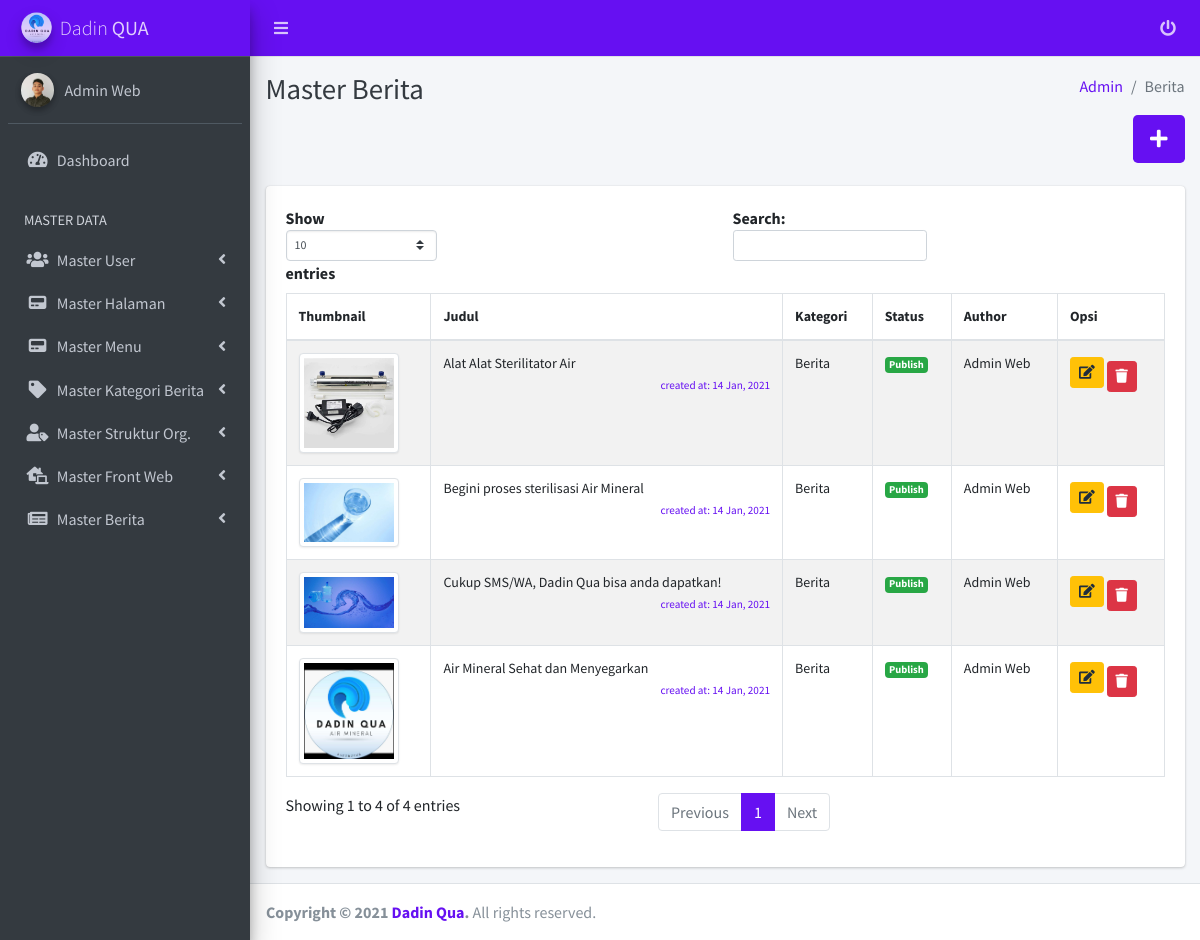
Screenshot of /manage/admin/berita.php (signed in) with the database file from the repository.
### tables this page shows
CREATE TABLE `users` (
  `id` int(11) NOT NULL,
  `username` varchar(255) NOT NULL,
  `password` varchar(255) NOT NULL,
  `nama` varchar(255) NOT NULL,
  `level` int(11) NOT NULL,
  `aktif` int(11) NOT NULL,
  `email` varchar(255) NOT NULL,
  `foto` varchar(255) NOT NULL,
  `created_at` timestamp NOT NULL DEFAULT CURRENT_TIMESTAMP,
  `updated_at` datetime DEFAULT NULL
);

CREATE TABLE `berita` (
  `id_berita` int(11) NOT NULL,
  `gambar` text NOT NULL,
  `slug` varchar(255) NOT NULL,
  `judul` varchar(255) NOT NULL,
  `deskripsi` text NOT NULL,
  `id_kategori` int(11) NOT NULL,
  `created_at` timestamp NOT NULL DEFAULT CURRENT_TIMESTAMP,
  `updated_at` datetime DEFAULT NULL,
  `id_user` int(11) NOT NULL,
  `status` int(11) NOT NULL
);

CREATE TABLE `kategori` (
  `id_kategori` int(11) NOT NULL,
  `kategori` varchar(255) NOT NULL,
  `slug_kategori` varchar(255) NOT NULL,
  `created_at` timestamp NOT NULL DEFAULT CURRENT_TIMESTAMP,
  `updated_at` datetime DEFAULT NULL
);

### manage/admin/berita.php (the view, shortened to what this page needs)
<?php
require '../functions.php';
$q_berita = mysqli_query($conn, "SELECT A.id_berita, A.status, A.judul, A.gambar, A.created_at, B.kategori, C.nama FROM berita A INNER JOIN kategori B ON B.id_kategori = A.id_kategori INNER JOIN users C ON C.id = A.id_user ORDER BY id_berita DESC");
 ?>
<!DOCTYPE html>
<html lang="en">
<head>
  <?php include('inc_head.php'); ?>
</head>
<body class="hold-transition sidebar-mini accent-indigo">
<div class="wrapper">
  <?php include('inc_navbar.php'); ?>
  <?php include('inc_sidebar.php'); ?>
  <div class="content-wrapper">
    <div class="content-header">
      <div class="container-fluid">
        <div class="row mb-2">
          <div class="col-sm-6">
            <h1 class="m-0 text-dark">Master Berita</h1>
          </div>
          <div class="col-sm-6">
            <ol class="breadcrumb float-sm-right">
              <li class="breadcrumb-item"><a href="#">Admin</a></li>
              <li class="breadcrumb-item active">Berita</li>
            </ol>
          </div>
        </div>
        <div class="row mb-2">
        	<div class="col-sm-12 text-right">
        		<a href="berita/add" class="btn bg-indigo btn-lg"><i class="fas fa-plus"></i></a>
        	</div>
        </div>
      </div>
    </div>
    <section class="content">
      <div class="container-fluid">
        <div class="row">
          <div class="col-12">
            <div class="card">
              <div class="card-body">
                <table id="example1" class="table table-bordered table-striped" style="font-size: 14px;">
                  <thead>
                  <tr>
                    <th>Thumbnail</th>
                    <th>Judul</th>
                    <th>Kategori</th>
                    <th>Status</th>
                    <th>Author</th>
                    <th>Opsi</th>
                  </tr>
                  </thead>
                  <tbody>
                  <?php while($row = mysqli_fetch_assoc($q_berita)): ?>
                  <tr>
                    <td>
                      <?php
                      $foto = $row['gambar'];
                       ?>
                      <div class="myLightbox">
                          <a class="" href="<?= get_profile_foto($foto); ?>"><img src="<?= get_profile_foto($foto); ?>" alt="<?= $foto; ?>" title="<?= $foto ?>"/ width="100" class="img-thumbnail"></a>
                      </div>
                    </td>
                    <td>
                      <?= $row['judul']; ?>
                      <br>
                      <div class="text-right">
                        <small class="text-indigo">
                          <?= "created at: ". date('d M, Y', strtotime($row['created_at'])); ?>
                        </small>
                      </div>
                    </td>
                    <td><?= $row['kategori']; ?></td>
                    <td>
                      <?php
                      echo get_status($row['status']);
                       ?>
                    </td>
                    <td>
                      <?php
                      echo $row['nama'];
                       ?>
                    </td>
                    <td>
                    	<a href="berita/edit/<?= base64_encode($row['id_berita']); ?>/" class="btn btn-sm btn-warning"><i class="fas fa-edit"></i></a>
                    	<a href="#" id="<?= $row['id_berita']; ?>" class="btn btn-sm btn-danger btn_hapus mt-2"><i class="fas fa-trash"></i></a>
                    </td>
                  </tr>
              	<?php endwhile; ?>
                </table>
              </div>
            </div>
          </div>
        </div>
      </div>
    </section>
  </div>
  <?php include('inc_footer.php'); ?>
</div>
</body>
</html>

### manage/admin/inc_sidebar.php (shortened to what this page needs)
<aside class="main-sidebar sidebar-dark-indigo elevation-4">
    <a href="dashboard" class="brand-link navbar-indigo">
      <img src="../../assets/images/dadinqua.png" alt="Dadin Qua Logo" class="brand-image img-circle elevation-3"
           style="opacity: .8">
      <span class="brand-text font-weight-light ">Dadin <b>QUA</b></span>
    </a>
    <div class="sidebar">
      <div class="user-panel mt-3 pb-3 mb-3 d-flex">
        <div class="image">
          <img src="<?= get_profile_foto($user_data['foto']); ?>" class="img-circle elevation-2" alt="User Image">
        </div>
        <div class="info">
          <a href="#" class="d-block"><?= $user_data['nama']; ?></a>
        </div>
      </div>
      <nav class="mt-2">
        <ul class="nav nav-pills nav-sidebar flex-column" data-widget="treeview" role="menu" data-accordion="false">
          <li class="nav-item">
            <a href="dashboard" class="nav-link <?= active('dashboard'); ?>">
              <i class="nav-icon fas fa-tachometer-alt"></i>
              <p>
                Dashboard
              </p>
            </a>
          </li>
          <li class="nav-header">MASTER DATA</li>
          <li class="nav-item has-treeview <?= active('users', true); ?>">
            <a href="#" class="nav-link <?= active('users'); ?>">
              <i class="nav-icon fas fa-users"></i>
              <p>
                Master User
                <i class="right fas fa-angle-left"></i>
              </p>
            </a>
          </li>
          <li class="nav-item has-treeview <?= active('pages', true); ?>">
            <a href="#" class="nav-link <?= active('pages'); ?>">
              <i class="nav-icon fas fa-pager"></i>
              <p>
                Master Halaman
                <i class="right fas fa-angle-left"></i>
              </p>
            </a>
          </li>
          <li class="nav-item has-treeview <?= active('menu', true); ?>">
            <a href="#" class="nav-link <?= active('menu'); ?>">
              <i class="nav-icon fas fa-pager"></i>
              <p>
                Master Menu
                <i class="right fas fa-angle-left"></i>
              </p>
            </a>
          </li>
          <li class="nav-item has-treeview <?= active('kategori', true); ?>">
            <a href="#" class="nav-link <?= active('kategori'); ?>">
              <i class="nav-icon fas fa-tag"></i>
              <p>
                Master Kategori Berita
                <i class="right fas fa-angle-left"></i>
              </p>
            </a>
          </li>
          <li class="nav-item has-treeview <?= active('member', true); ?>">
            <a href="#" class="nav-link <?= active('member'); ?>">
              <i class="nav-icon fas fa-user-tag"></i>
              <p>
                Master Struktur Org.
                <i class="right fas fa-angle-left"></i>
              </p>
            </a>
          </li>
          <li class="nav-item has-treeview <?= active('galeri', true); ?> <?= active('dirpolairud', true); ?> <?= active('kontak', true); ?> <?= active('faq', true); ?>">
            <a href="#" class="nav-link <?= active('galeri'); ?> <?= active('dirpolairud'); ?> <?= active('kontak'); ?> <?= active('faq'); ?>">
              <i class="nav-icon fas fa-laptop-house"></i>
              <p>
                Master Front Web
                <i class="right fas fa-angle-left"></i>
              </p>
            </a>
          </li>
          <li class="nav-item has-treeview <?= active('berita', true); ?>">
            <a href="#" class="nav-link <?= active('berita'); ?>">
              <i class="nav-icon fas fa-newspaper"></i>
              <p>
                Master Berita
                <i class="right fas fa-angle-left"></i>
              </p>
            </a>
          </li>
        </ul>
      </nav>
    </div>
  </aside>

### manage/functions.php (shortened to what this page needs)
<?php
function get_status($status){
	switch ($status) {
		case '1':
			return "<span class='badge badge-success'>Publish</span>";
			break;
	}
}
function active($currect_page, $open = false){
  $url_array =  explode('/', $_SERVER['REQUEST_URI']) ;
  $url = end($url_array);
  if($currect_page == $url){
      if ($open == true) {
        echo 'active menu-open';
      }else{
        echo 'active';
      }
  }
}
function get_profile_foto($foto) {
	if ($foto == '') {
		$foto = '../upload/default_photo.jpg';
		return $foto;
	}else{
		$foto = '../upload/'.$foto;
		return $foto;
	}
}
?>

### rows the page displays
users: foto (picture), nama "Admin Web"
berita: shows a picture, judul "Alat Alat Sterilitator Air", created_at "14 Jan, 2021", id_kategori.kategori "Berita", status "Publish", id_user.nama "Admin Web"
berita: shows a picture, judul "Begini proses sterilisasi Air Mineral", created_at "14 Jan, 2021", id_kategori.kategori "Berita", status "Publish", id_user.nama "Admin Web"
berita: shows a picture, judul "Cukup SMS/WA, Dadin Qua bisa anda dapatkan!", created_at "14 Jan, 2021", id_kategori.kategori "Berita", status "Publish", id_user.nama "Admin Web"
berita: shows a picture, judul "Air Mineral Sehat dan Menyegarkan", created_at "14 Jan, 2021", id_kategori.kategori "Berita", status "Publish", id_user.nama "Admin Web"
